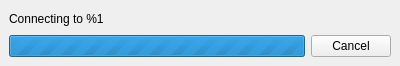
<?xml version="1.0" encoding="UTF-8"?>
<ui version="4.0">
 <class>removeme_2</class>
 <widget class="QMainWindow">
  <property name="geometry">
   <rect>
    <x>0</x>
    <y>0</y>
    <width>400</width>
    <height>66</height>
   </rect>
  </property>
  <widget class="QWidget">
   <layout class="QVBoxLayout">
    <item>
     <widget class="QLabel" name="status">
      <property name="text">
       <string>Connecting to %1</string>
      </property>
     </widget>
    </item>
    <item>
     <layout class="QHBoxLayout">
      <item>
       <widget class="QProgressBar">
        <property name="maximum">
         <number>0</number>
        </property>
        <property name="value">
         <number>0</number>
        </property>
       </widget>
      </item>
      <item>
       <widget class="QPushButton" name="cancel">
        <property name="sizePolicy">
         <sizepolicy hsizetype="Maximum" vsizetype="Fixed">
          <horstretch>0</horstretch>
          <verstretch>0</verstretch>
         </sizepolicy>
        </property>
        <property name="text">
         <string>Cancel</string>
        </property>
       </widget>
      </item>
     </layout>
    </item>
   </layout>
  </widget>
 </widget>
 <resources/>
 <connections/>
</ui>
